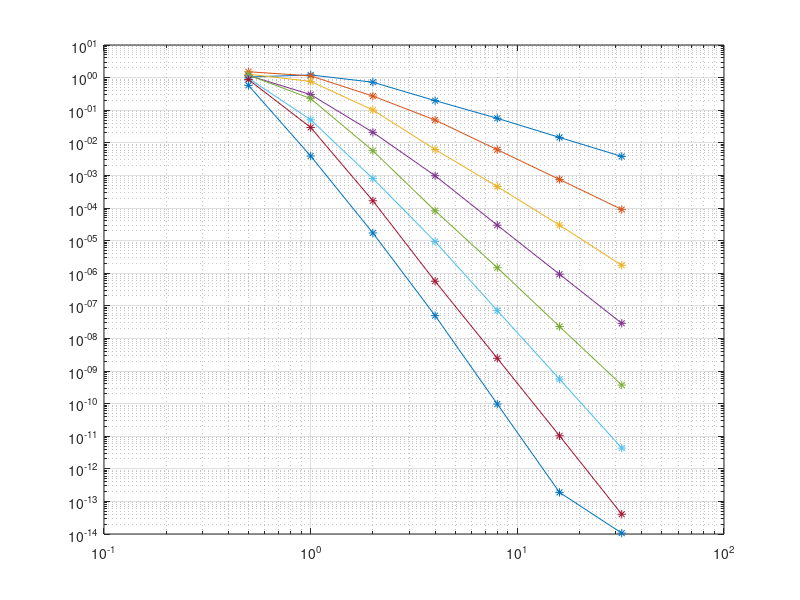

MATLAB code to generate this figure:
close all;
clear all;

%% l2 [Order][Mesh]

%% f = [Sin(10x),  Sin(10y)]

%l2 = ...
%    [...
%        +1.041485e+00 , +1.207660e+00 , +7.219361e-01 , +1.964883e-01 , +5.637472e-02 ; ...
%        +1.513764e+00 , +1.129599e+00 , +2.712303e-01 , +5.000654e-02 , +6.134068e-03 ; ...
%        +1.270354e+00 , +7.656473e-01 , +1.015560e-01 , +6.241591e-03 , +4.540812e-04 ; ...
%    ];

%l2 = ...
%    [...
%        +1.041485e+00 , +1.207660e+00 , +7.219361e-01 , +1.964883e-01 , +5.637472e-02 ; ...
%        +1.513764e+00 , +1.129599e+00 , +2.712303e-01 , +5.000654e-02 , +6.134068e-03 ; ...
%        +1.270354e+00 , +7.656473e-01 , +1.015560e-01 , +6.241591e-03 , +4.540812e-04 ; ...
%        +1.162454e+00 , +3.012352e-01 , +2.098705e-02 , +9.771140e-04 , +2.967028e-05 ; ...
%        +1.201070e+00 , +2.267633e-01 , +5.709956e-03 , +8.240245e-05 , +1.474813e-06 ; ...
%        +9.548730e-01 , +5.082603e-02 , +8.005095e-04 , +9.345473e-06 , +7.131466e-08 ; ...
%        +8.704572e-01 , +2.954404e-02 , +1.667016e-04 , +5.664633e-07 , +2.450728e-09 ; ...
%        +5.777118e-01 , +3.932677e-03 , +1.714690e-05 , +4.996164e-08 , +9.684688e-11 ; ...
%    ];

l2 = ...
    [...
        +1.041485e+00 , +1.207660e+00 , +7.219361e-01 , +1.964883e-01 , +5.637472e-02 , +1.462308e-02 , +3.824017e-03 ; ...
        +1.513764e+00 , +1.129599e+00 , +2.712303e-01 , +5.000654e-02 , +6.134068e-03 , +7.513997e-04 , +9.022516e-05 ; ...
        +1.270354e+00 , +7.656473e-01 , +1.015560e-01 , +6.241591e-03 , +4.540812e-04 , +2.983316e-05 , +1.748217e-06 ; ...
        +1.162454e+00 , +3.012352e-01 , +2.098705e-02 , +9.771140e-04 , +2.967028e-05 , +9.289381e-07 , +2.901876e-08 ; ...
        +1.201070e+00 , +2.267633e-01 , +5.709956e-03 , +8.240245e-05 , +1.474813e-06 , +2.312831e-08 , +3.712882e-10 ; ...
        +9.548730e-01 , +5.082603e-02 , +8.005095e-04 , +9.345473e-06 , +7.131466e-08 , +5.633455e-10 , +4.327837e-12 ; ...
        +8.704572e-01 , +2.954404e-02 , +1.667016e-04 , +5.664633e-07 , +2.450728e-09 , +1.028186e-11 , +4.041324e-14 ; ...
        +5.777118e-01 , +3.932677e-03 , +1.714690e-05 , +4.996164e-08 , +9.684688e-11 , +1.889625e-13 , +1.064894e-14 ; ...
    ];

h = [2, 1, 1/2, 1/4, 1/8, 1/16, 1/32];
p = [1:8];

P = size(p, 2);
H = size(h, 2);

delta = zeros(P, H - 1);

for i = 1:H-1
    delta(:, i) = ...
        (log10(l2(:, i + 1)) - log10(l2(:, i))) / ...
        (log10(1/h(i + 1))   - log10(1/h(i)));
end

delta

figure;
loglog(1./h, l2, '-*');
grid;
